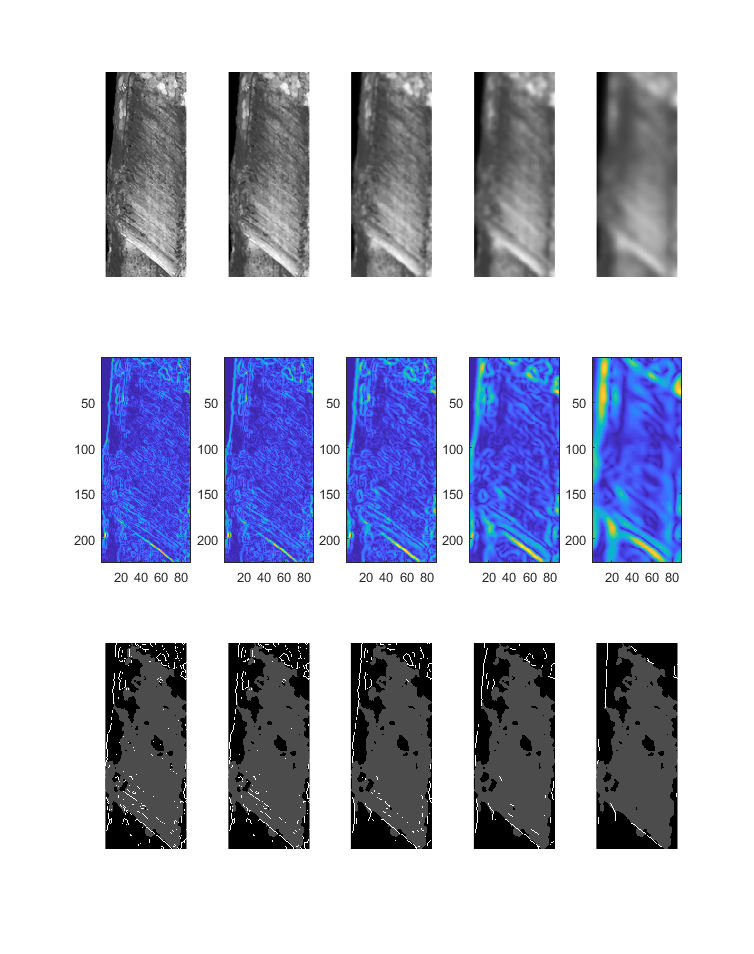
%> input picture res_exp_img/gradient_gaussian.bmp, 754 x 954 px, given in place of 4.jpg, which was not available
$ octave run_Seg2.m   (GNU Octave 9; MATLAB toolbox functions it lacks are replaced by stand-ins)
%> lines starting %> are read from the running program, lines starting %| are printed output that depends on the picture; in (x1, y1, x2, y2) boxes, pixels count from 0 and x2, y2 are one past the last pixel; in counts of white or black regions, pixels touching at a corner belong together; the program's own positions count from 1; pictures that were not available may be replaced by others from this repository, and a replacement may not be noted
### kmeansSeg2.m
function [I_clused_hsv3,I_clused_bw,ctrdVal,nfound] = ...
         kmeansSeg2(IMG_DIR,IMG_NO,NO_REGION)
%> called with IMG_NO = 80, NO_REGION = 5

% add erosion

% 1
%Threshold intensity channel
NO_REGION = 10;
IMG_NO = 4;
END_TY = '.jpg';
IMG_DIR = 'C:\Users\Rattachai\Desktop\Image Acquisition 2\nexus\demo_L1_resize1\';
IMGPATH = strcat(IMG_DIR,int2str(IMG_NO),END_TY);

I_rgb = imread(IMGPATH);
%> I_rgb is the input picture: size 954x754x3 uint8; mean R, G, B 189.4, 192.1, 209.2
I_hsv = rgb2hsv(I_rgb);
%> I_hsv: size 954x754x3 double; mean H, S, V 0.0804, 0.0942, 0.822
I_hsv1 = I_hsv(:,:,1); % Hue
I_hsv3 = I_hsv(:,:,3); % Value
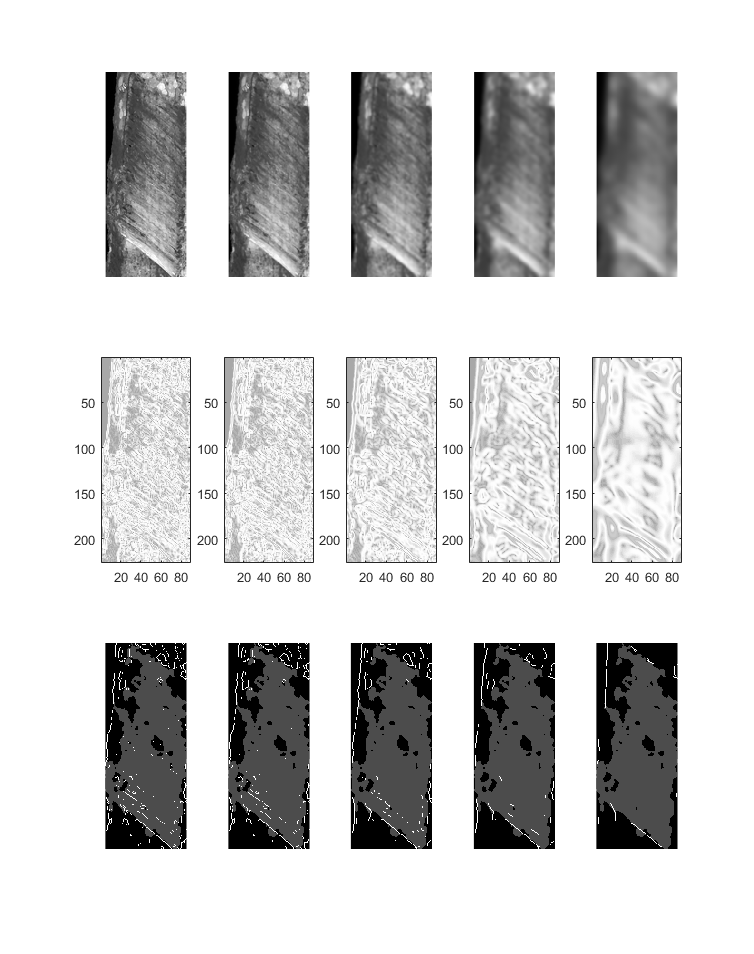
%> I_hsv3: size 954x754 double; min 0, max 1, mean 0.822

th_level = graythresh(I_hsv3);
%> th_level = 0.624
I_hsv3_thresh = imbinarize(I_hsv3,th_level);
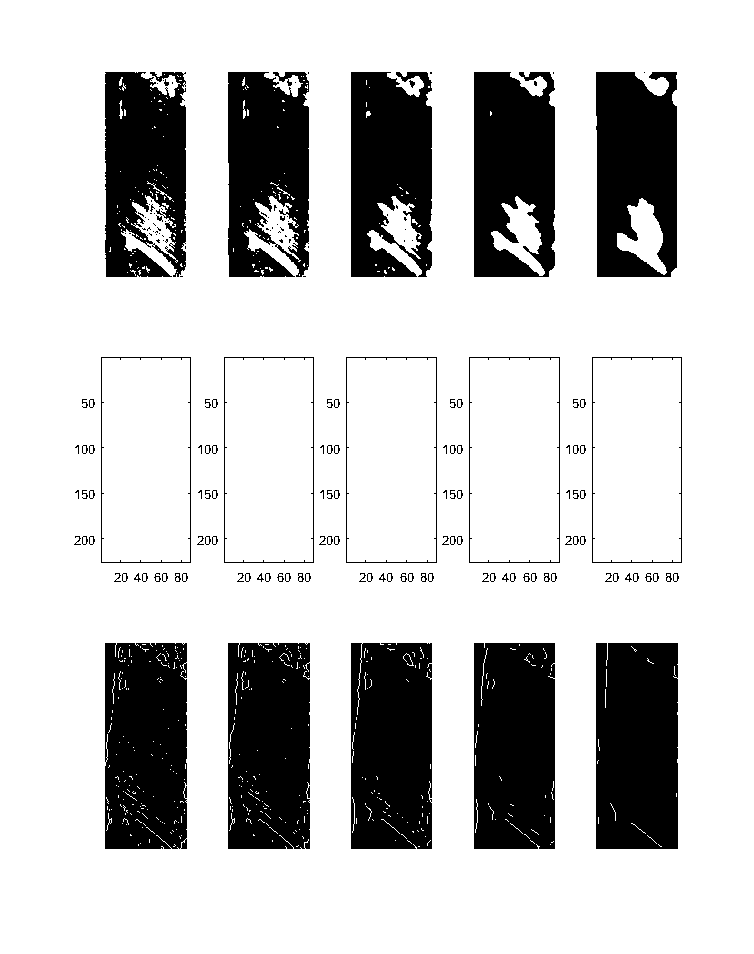
%> I_hsv3_thresh: size 954x754 logical; 78.2% white; 173 black regions (70 under 20 px), largest, box (x1, y1, x2, y2) and area: (596, 643, 678, 849) 16715, (474, 643, 555, 849) 16366, (228, 643, 310, 849) 16331
I_hsv3_thresh_d = double(I_hsv3_thresh);
I_hsv3_thresh_d(I_hsv3_thresh_d == 0) = -1;

%figure('Name','Input Intensity Image - Thresholded Image');
%imshowpair(I_hsv3,I_hsv3_thresh,'montage');

I_mask1 = I_hsv3_thresh_d.*I_hsv1;  %Hue image && Foreground
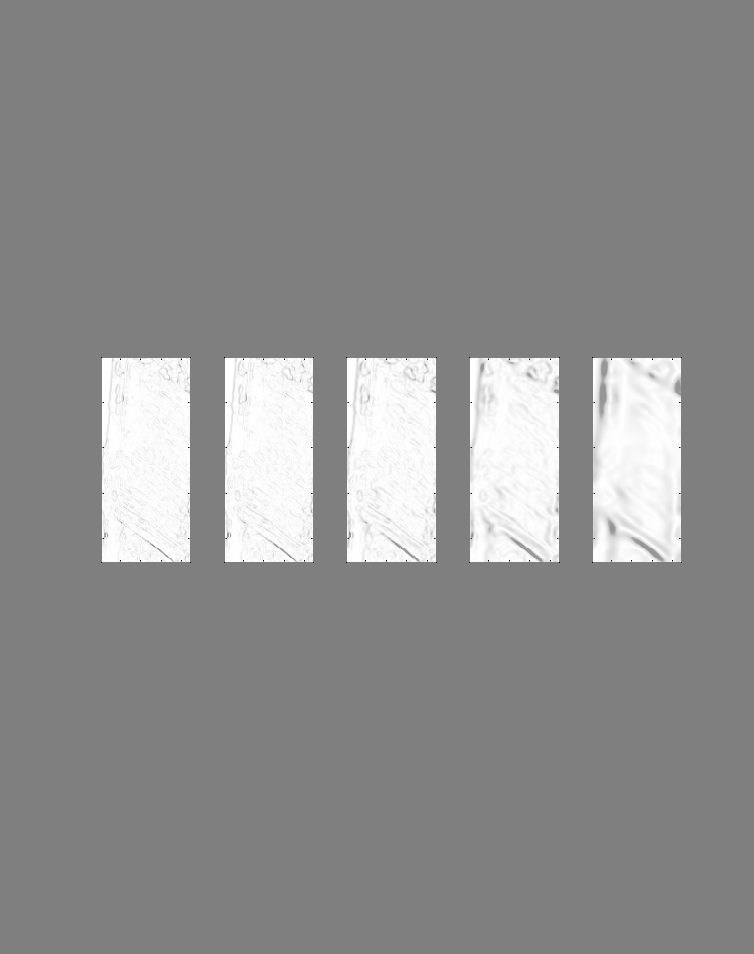
%> I_mask1: size 954x754 double; min -0.698, max 0.696, mean 0.0802; drawn with min black and max white
I_mask1(I_mask1 <= 0) = -1;

%warp back X(X>0.5) = 1-X
%I_mask1(I_mask1 >0.5) = 1-I_mask1;
for i = 1:size(I_mask1,1)
    for j = 1:size(I_mask1,2)
        if I_mask1(i,j) > 0.5
            I_mask1(i,j) = 1-I_mask1(i,j);
        end
    end
end
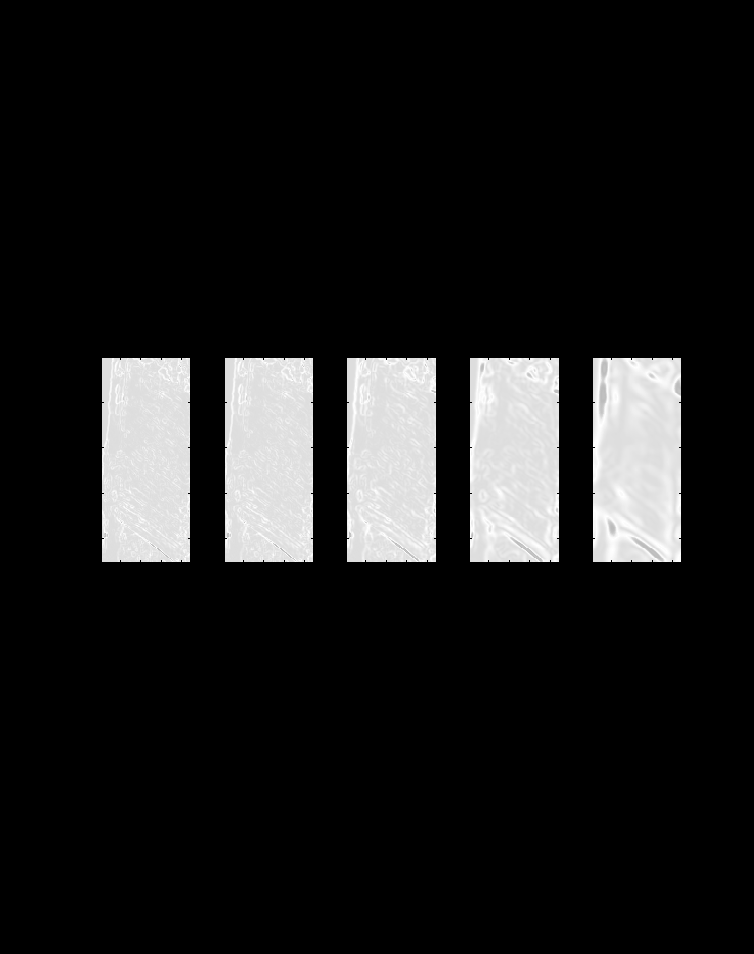
%> I_mask1: size 954x754 double; min -1, max 0.5, mean -0.831; drawn with min black and max white

%K-means Color
NO_CLUS = 6; % number of color cluster
INI_CTND = [-1 0 0.2 0.3 0.4 0.5]'; %initial seed for kmeans
[nRows, nCols] = size(I_mask1);
%> nRows = 954; nCols = 754

I_kresult(nRows, nCols, NO_CLUS) = zeros;           % each kmeans Clustered
%I_k_binary(nRows, nCols, nClus) = zeros('logical');     % -
I_mask1_fmtd = reshape(I_mask1,nRows*nCols,1);
[clus_idx,ctrdVal] = kmeans(I_mask1_fmtd, NO_CLUS,'Start',INI_CTND);
%> ctrdVal = [-1; 0.134; 0.213; 0.326; 0.385; 0.458]

pixel_labels = reshape(clus_idx,nRows,nCols);   %result image
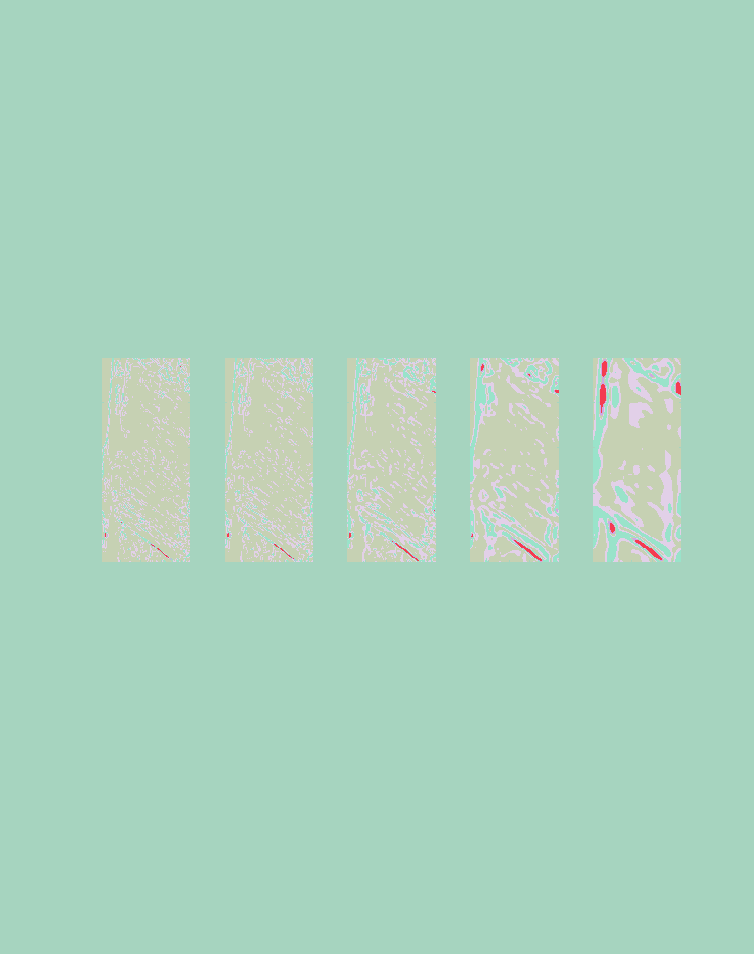
%> pixel_labels: size 954x754 double; 6 distinct labels, from 1 to 6; one colour per label, 0 black

for k = 1:NO_CLUS
    I_temp = I_kresult(:,:,k) + pixel_labels;
    I_temp(I_temp ~= k) = 0;
    I_kresult(:,:,k) = sign(I_temp);
    %I_k_binary(:,:,k) = imbinarize(I_kresult(:,:,k));
end
%> I_temp: size 954x754 double; values 0 (black) and 6 (white), 1.1% white; 424 white regions (356 under 20 px), largest, box (x1, y1, x2, y2) and area: (593, 506, 661, 562) 780, (593, 358, 611, 484) 735, (470, 358, 487, 482) 594


% ////////////////////////////////////////////////////////////////////////

% 2
%Intensity & Color Segmented
%Suppress Small dot by median filter
SELECT_CLUSTER = 2;

%Apply median filter : I_k_filt
I_k_filt = medfilt2(I_kresult(:,:,SELECT_CLUSTER), [5 5]);
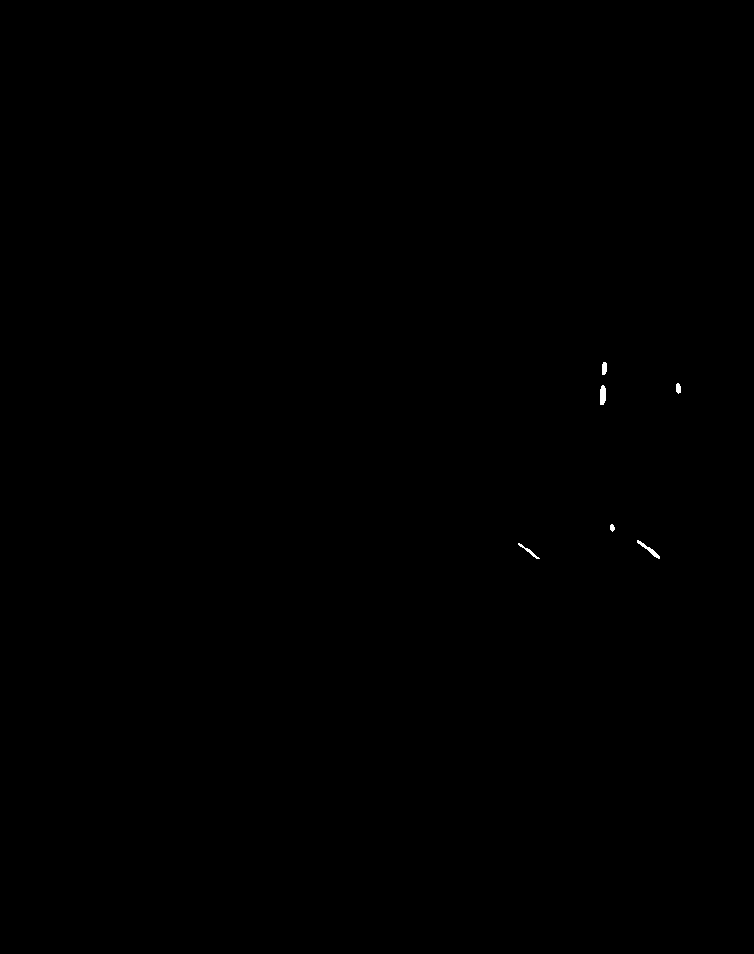
%> I_k_filt: size 954x754 double; values 0 (black) and 1 (white), 0.06% white; 6 white regions, box (x1, y1, x2, y2) and area: (600, 385, 606, 405) 105, (637, 540, 660, 559) 98, (518, 543, 540, 559) 64, (602, 362, 607, 375) 58, (676, 383, 681, 394) 45, (610, 524, 615, 532) 29
I_ic = I_k_filt.*I_hsv3 ;

%imshowpair(I_kresult(:,:,SELECT_CLUSTER),I_k_filt,'montage');
%imshow(I_ic);

%   Connected Component Labelling
%   --------------------------------
%   Pick n biggest area(mode) then create sq.bounding box
%   NO_REGION = NO_REGION+1;       % No. of Biggest area +1 include BG
mode_I_ic(NO_REGION+1) = zeros; % mode value storage (+1 incld BG)
[I_label, nfound] = bwlabeln(I_ic);
%> I_label: size 954x754 double; 7 distinct labels, from 0 to 6
%> nfound = 6
I_ic_vector = reshape(I_label,1,[]);
vector_copy = I_ic_vector;
% 1st mode (Always background)
for i = 1:(NO_REGION+1)
    mode_I_ic(i) = mode(vector_copy);
    vector_copy(vector_copy == mode_I_ic(i)) = [];
end
%> after the loop, mode_I_ic = [0 2 5 1 3 6 4 NaN NaN NaN NaN]

% Collect Selected mode
I_label_bin{NO_REGION} = zeros;

for i = 2:(NO_REGION+1)
    temp = I_label;
    temp(temp ~= mode_I_ic(i)) = 0; % pixels not equal to mode set = 0
    I_label_bin{i-1} = temp;        % single patch, not collected patch
end
%> temp: size 954x754 double; every value is 0
%> after the loop, I_label_bin = 10 items

%area-ranked image
I_ranked = I_ic.*0;
for i = 1:length(I_label_bin)
   I_ranked = I_ranked + I_label_bin{i};
end
%> this loop made 10 passes
%> the loop in kmeansSeg2, `for k = 1 : length(I_label_bin)` made 7 passes
%> BB on passes 1 to 6: [600.5 385.5 6 20], [637.5 540.5 23 19], [518.5 543.5 22 16], [602.5 362.5 5 13], [676.5 383.5 5 11], [610.5 524.5 5 8]
%> stats_box on pass 7: 0 regions

I_clused_bw{length(I_label_bin),2} = []; %image patch storing cell
I_clused_hsv3{length(I_label_bin),1} = [];

for k = 1 : length(I_label_bin)

    I_label_bin_each = imbinarize(I_label_bin{k});
    stats_box = regionprops(I_label_bin_each,'BoundingBox');
% [17 lines of commented-out code are left out]

%> the run ends on the next line
    BB = stats_box.BoundingBox;
    I_toext = I_hsv3( ceil(BB(2)):(floor(BB(2))+ceil(BB(4))),...
                        ceil(BB(1)):(floor(BB(1))+ceil(BB(3))));
    I_toext_bw = I_label_bin_each( ceil(BB(2)):(floor(BB(2))+ceil(BB(4))),...
                        ceil(BB(1)):(floor(BB(1))+ceil(BB(3))));

    I_clused_hsv3{k,1} = I_toext;
    I_clused_bw{k,1} = I_toext_bw;
    I_clused_bw{k,2} = I_label_bin_each;
    clear stats_box I_toext I_toext_bw;
end

% [14 lines of commented-out code are left out]

end

### run_script/run_Seg2.m

IMG_dir = 'C:\Users\Rattachai\Desktop\Image Acquisition 2\nexus\L1_600x800\';
n_region = 5;

image_k = 80; %image_no

[patch_hsv3,patch_bw,ctVal,~] = kmeansSeg2(IMG_dir,image_k,n_region);
